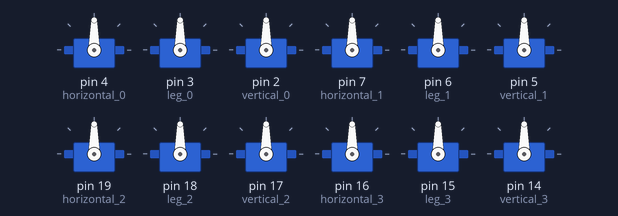
Simulated run of this sketch. Board: Arduino Uno, built with avr-gcc and run on an emulated ATmega328P. Shown: 12 × servo.

Above: at 0.1 s.
At 0.8 s:
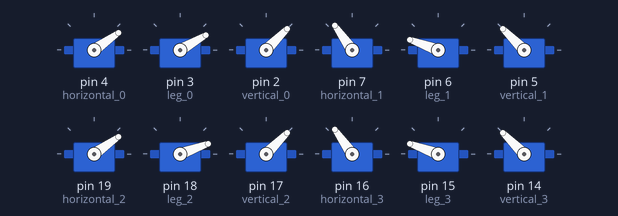
At 14.8 s:
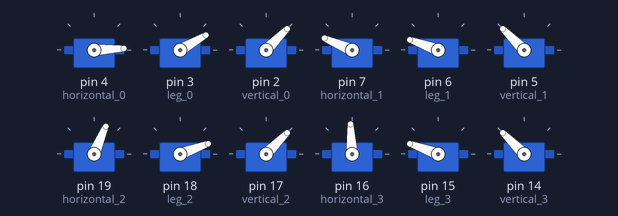
At 21.9 s:
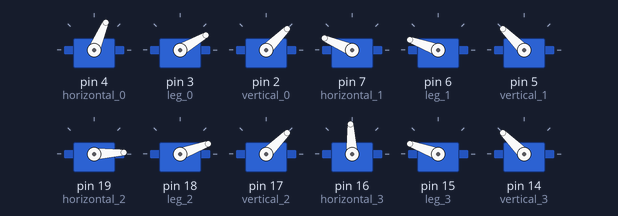
At 29.0 s:
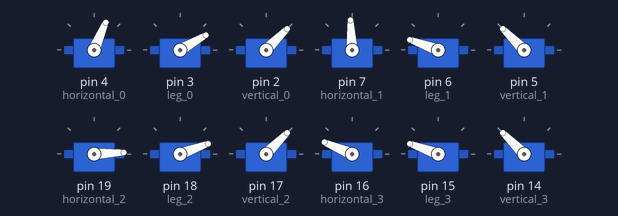
At 36.1 s:
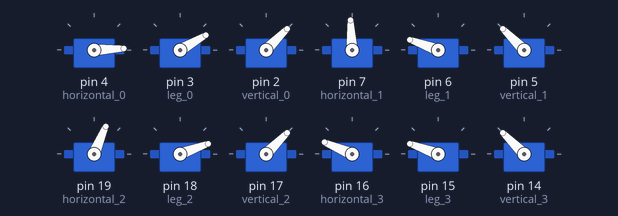
Timing chart, 0 to 40.0 s (numbered marks = the images above):
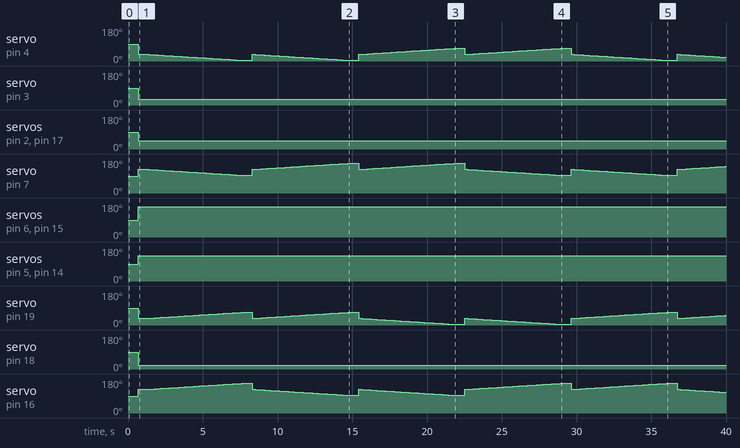

Measured:
- by itself, servo on pin 3 (leg_0): 90° → 30° at 0.70 s
- by itself, servo on pin 2 (vertical_0), servo on pin 17 (vertical_2): 90° → 45° at 0.70 s
- by itself, servo on pin 6 (leg_1), servo on pin 15 (leg_3): 90° → 160° at 0.70 s
- by itself, servo on pin 5 (vertical_1), servo on pin 14 (vertical_3): 90° → 135° at 0.70 s
- by itself, servo on pin 18 (leg_2): 90° → 20° at 0.70 s
- by itself, servo on pin 19 (horizontal_2): 90° → 35° at 0.70 s, → 36° 0.70 s later, → 37° 0.20 s later, → 38° 0.20 s later, … (182 changes in this stretch)

The sketch:

speed_adjustment.ino
```cpp
#include <Servo.h>
Servo horizontal_0;    // erzeugt ein Servomotor-Objekt
Servo vertical_0;     // erzeugt ein Servomotor-Objekt
Servo leg_0;

Servo horizontal_1;
Servo vertical_1;
Servo leg_1;

Servo horizontal_2;
Servo vertical_2;
Servo leg_2;

Servo horizontal_3;
Servo vertical_3;
Servo leg_3;
// maximal können acht Servomotor-Objekte erzeugt werden


// Default Positionen
int v_default = 45;
int h_default = 35;
int l_default = 20;
int geschwindigkeit = 200;


void setup(){
  horizontal_0.attach(4);
  leg_0.attach(3);
  vertical_0.attach(2);    //Complex 0

  horizontal_1.attach(7);
  leg_1.attach(6);
  vertical_1.attach(5);    //Complex 1


  horizontal_2.attach(19);
  leg_2.attach(18);
  vertical_2.attach(17);     // Complex 2

  horizontal_3.attach(16);
  leg_3.attach(15);
  vertical_3.attach(14);     //Complex 3

  //delay for code upload
  delay(700);
  //in defau position gehen
  defaultPosition();

  delay(500);


spirale();
  delay(500);

  delay(5000);


}


//default position
void defaultPosition(){

  vertical_0.write(v_default);
  vertical_1.write(v_default + 90);  //Symmetrie
  vertical_2.write(v_default);
  vertical_3.write(v_default + 90);  //Symmetrie

  horizontal_0.write(h_default);
  horizontal_1.write(h_default + 90);  //Symmetrie
  horizontal_2.write(h_default);
  horizontal_3.write(h_default + 90);  //Symmetrie

  leg_0.write(l_default + 10);  //Korrektur der Symmetrie um 10
  leg_1.write(l_default + 140);  //Symmetrie
  leg_2.write(l_default);
  leg_3.write(l_default + 140);  //Symmetrie

}


void spirale(){
  for (int i = 0; i<10; i++){

  horizontal_vorne();
delay(500);
  horizontal_links();
delay(500);

  horizontal_hinten();
delay(500);

  horizontal_rechts();
  delay(500);

  }
}

void horizontal_links(){

  int n = 0;
  int i = 0;
  while (i <= 360){


if(n <= 32) {
  horizontal_0.write(h_default - n);
  horizontal_1.write(h_default + 90 + n);
  horizontal_2.write(h_default + n);
  horizontal_3.write(h_default + 90 - n);


  n++;
  i++;
  delay(geschwindigkeit);
}
else {
  break;
  }
}
}


void horizontal_rechts(){

  int n = 0;
  int i = 0;
  while (i <= 360){


if(n <= 32) {
  horizontal_0.write(h_default + n);
  horizontal_1.write(h_default + 90 - n);
  horizontal_2.write(h_default - n);
  horizontal_3.write(h_default + 90 + n);


  n++;
  i++;
  delay(geschwindigkeit);
}
else {
  break;
  }
}
}


void horizontal_vorne(){

  int n = 0;
  int i = 0;
  while (i <= 360){


if(n <= 32) {
  horizontal_0.write(h_default - n);
  horizontal_1.write(h_default + 90 - n);
  horizontal_2.write(h_default + n);
  horizontal_3.write(h_default + 90 + n);


  n++;
  i++;
  delay(geschwindigkeit);
}
else {
  break;
  }
}
}


void horizontal_hinten(){

  int n = 0;
  int i = 0;
  while (i <= 360){


if(n <= 32) {
  horizontal_0.write(h_default + n);
  horizontal_1.write(h_default + 90 + n);
  horizontal_2.write(h_default - n);
  horizontal_3.write(h_default + 90 - n);


  n++;
  i++;
  delay(geschwindigkeit);
}
else {
  break;
  }
}
}

void loop(){

}
```
